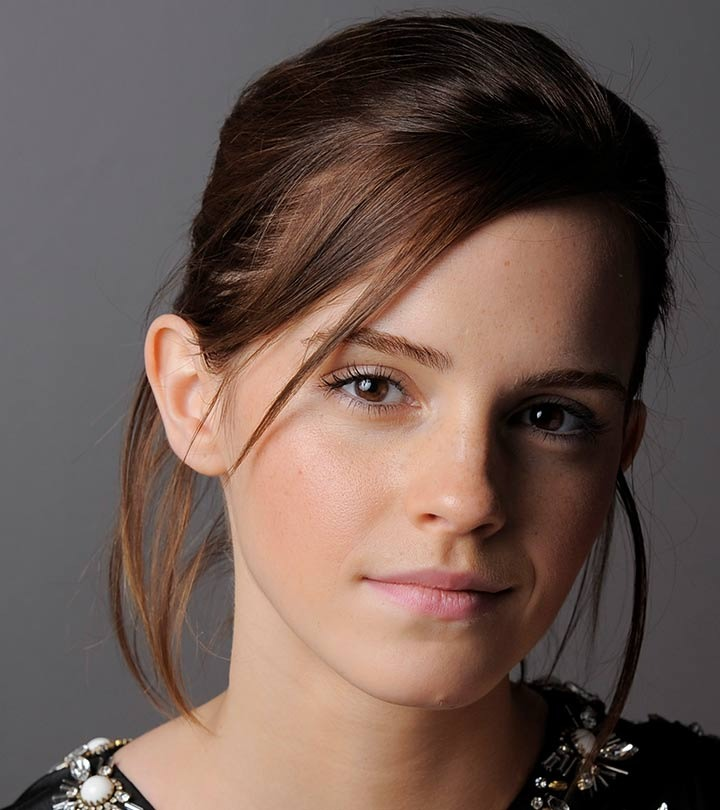
#> input picture images/Fig1(b).jpeg, 720 x 810 px
$ python solution_q1.py
#> lines starting #> are read from the running program, lines starting #| are printed output that depends on the picture

import numpy as np
import matplotlib.pyplot as plt
import PIL.Image as Image
import os

def intensity_transform(im: np.ndarray, breakpoints: np.ndarray) -> np.ndarray:

    breakpoints = np.array(breakpoints, dtype=np.float64)
    r_pts = breakpoints[:, 0]
    s_pts = breakpoints[:, 1]

    # 256-element lookup table for input intensities r in [0, 255]
    r_range = np.arange(256, dtype=np.float64)
    lut = np.interp(r_range, r_pts, s_pts)
    lut = np.clip(lut, 0, 255).astype(np.uint8)

    # Apply LUT mapping to the image
    # If image is float, scale or cast appropriately
    if im.dtype != np.uint8:
        im_uint8 = np.clip(im, 0, 255).astype(np.uint8)
    else:
        im_uint8 = im

    transformed_im = lut[im_uint8]
    return transformed_im

def plot_transform_and_images(im, breakpoints_list, titles, save_path="q1_result.png"):

    num_experiments = len(breakpoints_list)
    fig, axes = plt.subplots(num_experiments, 3, figsize=(14, 4 * num_experiments))

    if num_experiments == 1:
        axes = np.expand_dims(axes, axis=0)

    for i, (bp, title) in enumerate(zip(breakpoints_list, titles)):
        bp = np.array(bp, dtype=np.float64)
        transformed_im = intensity_transform(im, bp)

        # 1. Plot Transformation Curve T(r)
        ax_curve = axes[i, 0]
        r_range = np.arange(256)
        s_range = np.interp(r_range, bp[:, 0], bp[:, 1])
        ax_curve.plot(r_range, s_range, 'r-', linewidth=2, label='Transformation T(r)')
        ax_curve.plot(bp[:, 0], bp[:, 1], 'ko', markersize=6, label='Breakpoints')
        ax_curve.set_xlim([0, 255])
        ax_curve.set_ylim([0, 255])
        ax_curve.set_xlabel('Input Intensity $r$')
        ax_curve.set_ylabel('Output Intensity $s$')
        ax_curve.set_title(f'Intensity Transformation\n({title})')
        ax_curve.grid(True, linestyle='--', alpha=0.6)
        ax_curve.legend(loc='upper left')

        # 2. Original Image
        ax_orig = axes[i, 1]
        ax_orig.imshow(im, cmap='gray', vmin=0, vmax=255)
        ax_orig.set_title('Original Image')
        ax_orig.axis('off')

        # 3. Transformed Image
        ax_trans = axes[i, 2]
        ax_trans.imshow(transformed_im, cmap='gray', vmin=0, vmax=255)
        ax_trans.set_title(f'Transformed Image\n({title})')
        ax_trans.axis('off')

    plt.tight_layout()
    plt.savefig(save_path, dpi=300, bbox_inches='tight')
    plt.close()
    print(f"Results saved successfully to {save_path}")


img_path = os.path.join("images", "Fig1(b).jpeg")
img = Image.open(img_path).convert('L')
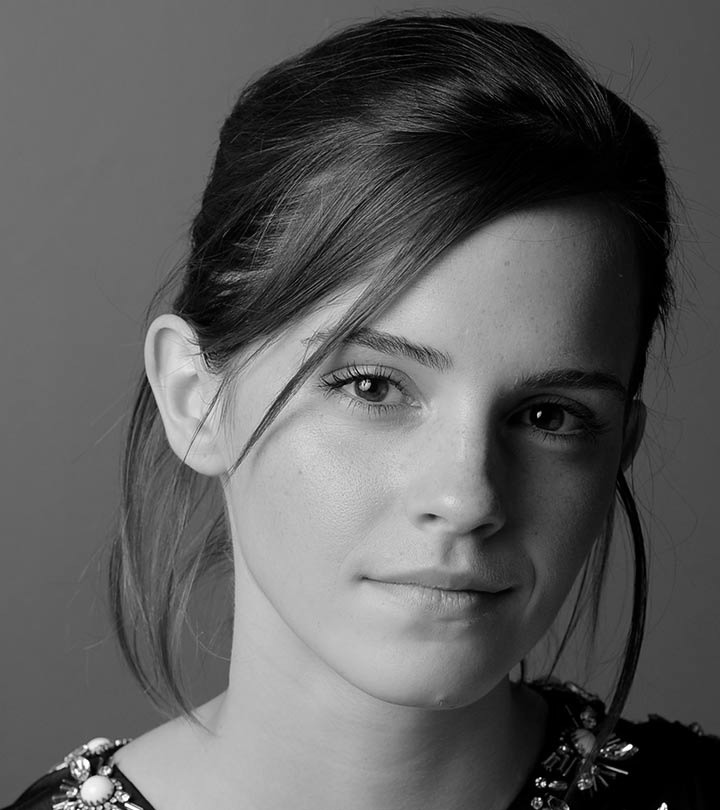
#> img: PIL image 720x810 L; min 0, max 255, mean 92.3
im_arr = np.array(img)
print(f"Loaded image {img_path} with shape {im_arr.shape}")
#| Loaded image images/Fig1(b).jpeg with shape (810, 720)

# Case 1: Example Breakpoints from text
bp_example = np.array([
    [0, 0],
    [50, 50],
    [100, 150],
    [150, 255],
    [255, 255]
])

# Case 2: Exact Breakpoints from Fig. 1a plot
bp_fig1a = np.array([
    [0, 0],
    [50, 50],
    [50, 100],
    [150, 255],
    [150, 150],
    [255, 255]
])

# Case 3: Visually Pleasing Custom Breakpoints (Contrast Stretching)
# Stretch midtones while preserving shadows and highlights
bp_pleasing = np.array([
    [0, 0],
    [30, 10],
    [120, 170],
    [220, 245],
    [255, 255]
])

breakpoints_list = [bp_example, bp_fig1a, bp_pleasing]
titles = [
    "Example Breakpoints",
    "Fig. 1a Depicted Transformation",
     "Visually Pleasing Contrast Enhancement"
]

plot_transform_and_images(im_arr, breakpoints_list, titles, "q1_comparison.png")
#> the loop in plot_transform_and_images, `for i, (bp, title) in enumerate(zip(breakpoints_list, titles)):` made 3 passes
#> pass 1, in intensity_transform, `transformed_im = lut[im_uint8]`:
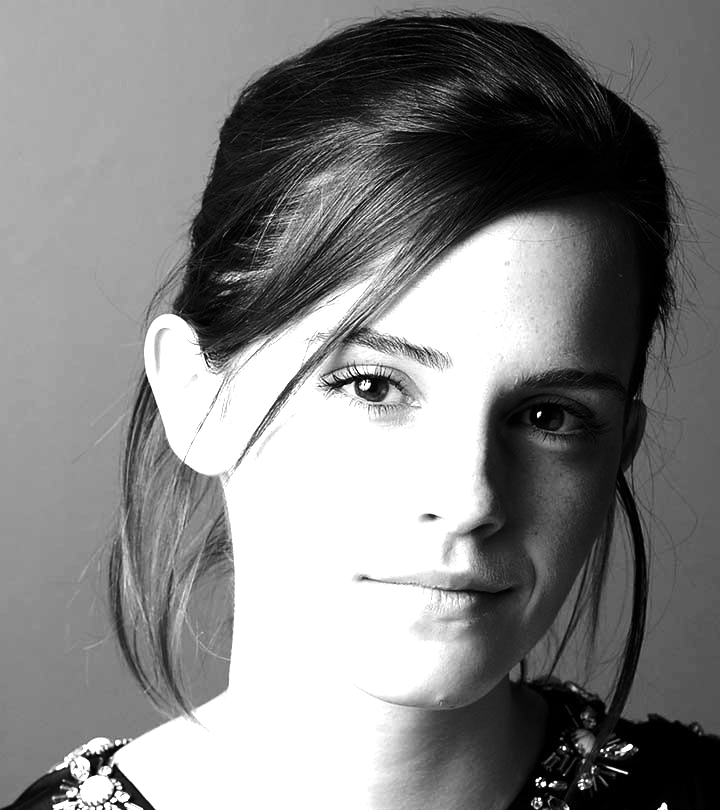
#> transformed_im: shape (810, 720); min 0, max 255, mean 131.1
#> pass 2, in intensity_transform (call 2), `transformed_im = lut[im_uint8]`:
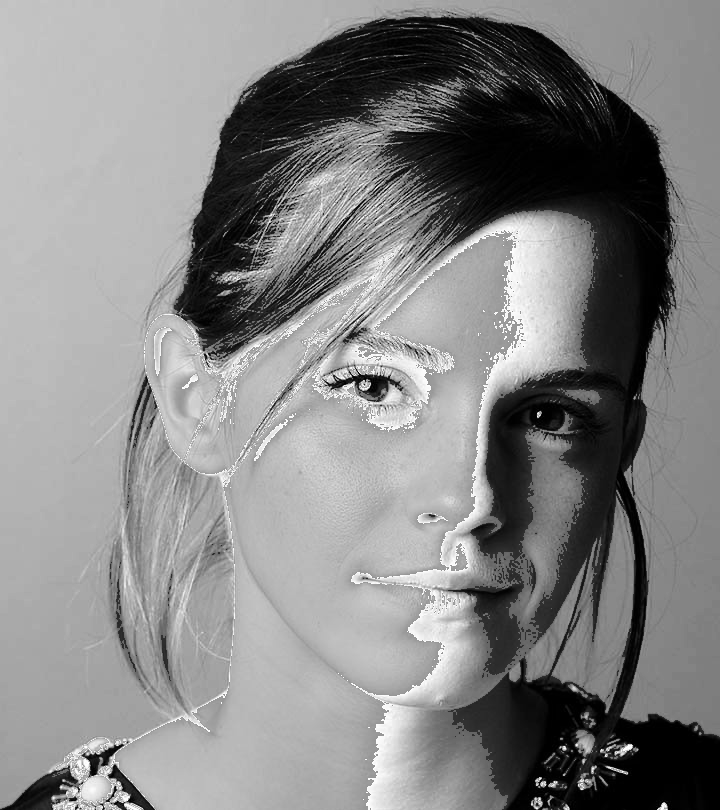
#> transformed_im: shape (810, 720); min 0, max 255, mean 133.1
#> pass 3, in intensity_transform (call 3), `transformed_im = lut[im_uint8]`:
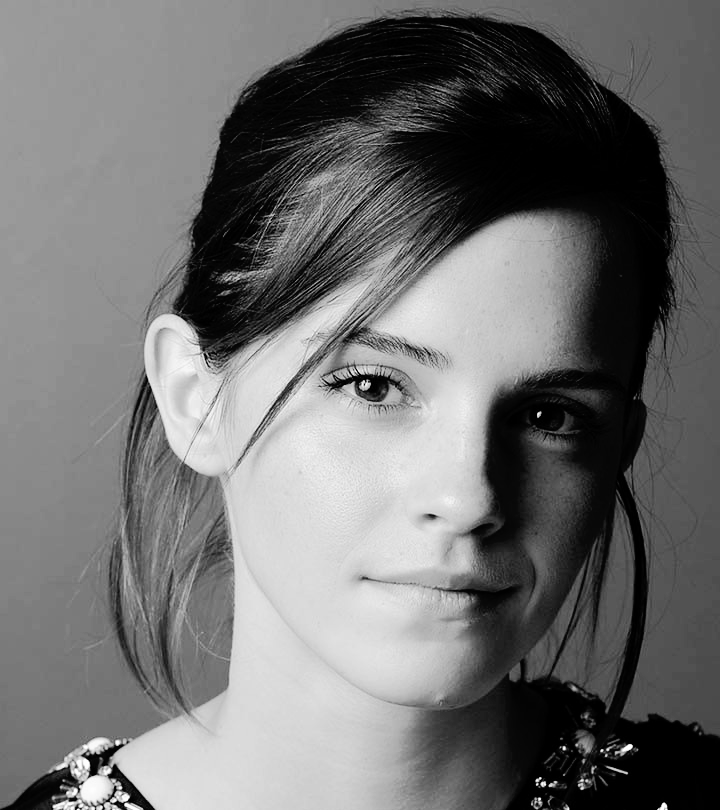
#> transformed_im: shape (810, 720); min 0, max 255, mean 112
#> in plot_transform_and_images, `plt.savefig(save_path, dpi=300, bbox_inches='tight')`:
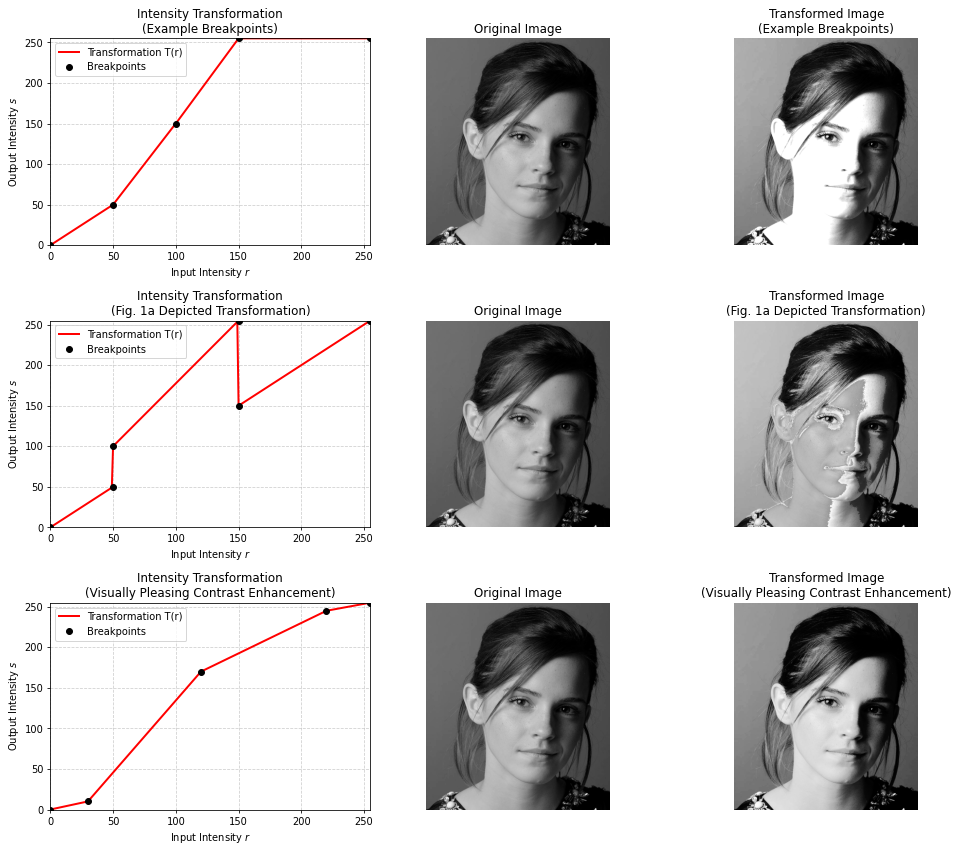
#> figure drawn by matplotlib, 9 panels; panel 1: curve peaks at x = 150, y = 255; panel 4: curve peaks at x = 255, y = 255; panel 7: curve peaks at x = 255, y = 255
